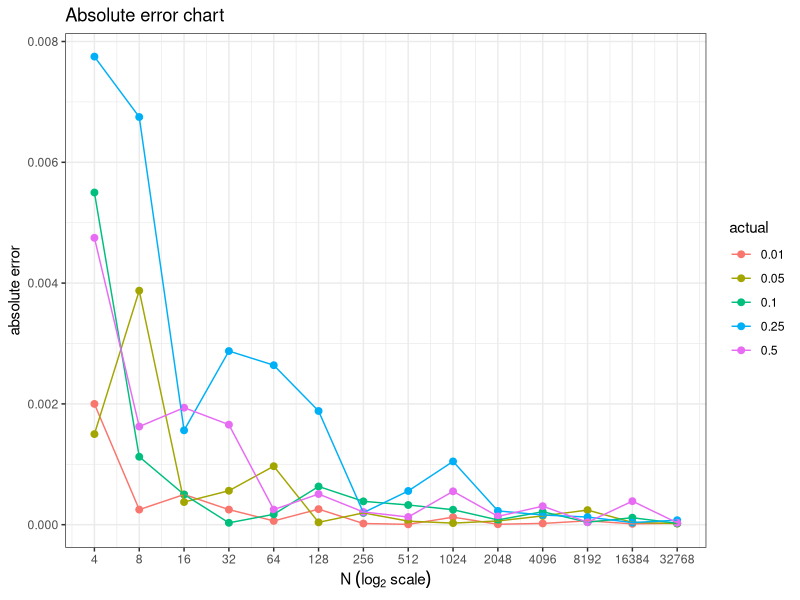
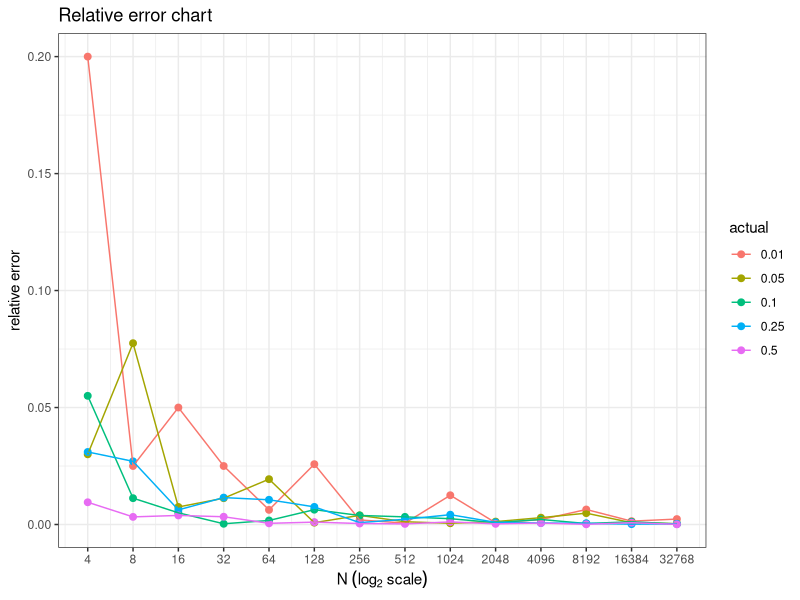

R code for these plots, in order:
## ---- chunk 1
knitr::opts_chunk$set(echo=TRUE, warning=FALSE, message=FALSE, cache=TRUE)
## ---- chunk 2
# Loading the tidyverse package
library(tidyverse)
## ---- chunk 3
# Creating empty vectors that will be used to record important variables later
n <- rep(0, 14)
two_to_power <- rep(0, 14)
p_0_01 <- rep(0, 14)
p_0_05 <- rep(0, 14)
p_0_10 <- rep(0, 14)
p_0_25 <- rep(0, 14)
p_0_50 <- rep(0, 14)

# Using a for loop to run numerous simulations for different combinations
for (i in 1:14) {
  m <- i + 1
  n[i] <- m
  two_to_power[i] <- 2**m
  # 1000 observations were ran for each combination.Then, the mean
  # of the outputs was obtained and recorded.
  p_0_01[i] <- mean(rbinom(1000,2**m,0.01))
  p_0_05[i] <- mean(rbinom(1000,2**m,0.05))
  p_0_10[i] <- mean(rbinom(1000,2**m,0.10))
  p_0_25[i] <- mean(rbinom(1000,2**m,0.25))
  p_0_50[i] <- mean(rbinom(1000,2**m,0.50))
}

# Creating a data frame that stores the output of the for loop iteration into columns
df <- data.frame(number = n,power_2 = two_to_power, p_0_01 = p_0_01, p_0_05 = p_0_05, p_0_10 = p_0_10, p_0_25 = p_0_25, p_0_50 = p_0_50)

# Wrangling the data set to make it become more readable to the reader. The probability columns were rearranged into a new column.
df <- df %>% 
  gather(p_0_01:p_0_50, key = "actual", value = "pred")
df$actual <- str_replace_all(df$actual, "p_", "")
df$actual <- str_replace_all(df$actual, "_", ".")
df$actual <- as.double(df$actual)

# Creating two new columns for absolute error and relative error
df <- df %>% 
  mutate(pred_prob = pred/power_2) %>% 
  mutate(absolute = abs(pred_prob - actual), relative = abs(pred_prob-actual)/actual)
df <- na.omit(df) # Removing NA values in the data set
head(df)
## ---- chunk 4
df$actual <- as.character(df$actual) # changing the actual column into a character vector

# Plotting the absolute error chart
ggplot(df) +
  geom_point(aes(x = number, y = absolute, color = actual), size = 2) + 
  geom_line(aes(x = number, y = absolute, color = actual)) + 
  labs(x = parse(text = "N~(log[2]~scale)"), y = "absolute error", title = "Absolute error chart") +
  scale_x_continuous(breaks=seq(2, 15, 1), labels=c(unique(as.character(df$power_2)))) + 
  theme_bw()
## ---- chunk 5
df$actual <- as.character(df$actual)

# Plotting the relative error chart
ggplot(df) +
  geom_point(aes(x = number, y = relative, color = actual), size = 2) + 
  geom_line(aes(x = number, y = relative, color = actual)) +
  labs(x = parse(text = "N~(log[2]~scale)"), y = "relative error", title = "Relative error chart") +
  scale_x_continuous(breaks=seq(2, 15, 1), labels=c(unique(as.character(df$power_2)))) +
  theme_bw()

